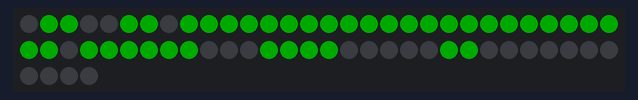
Simulated run of this sketch. Board: Arduino Uno, built with avr-gcc and run on an emulated ATmega328P. Shown: 64 RGB LEDs in strip order, left to right, continuing on the next row. Dim RGB values are drawn brighter than linear.

Above: at 0.1 s.
At 3.1 s:
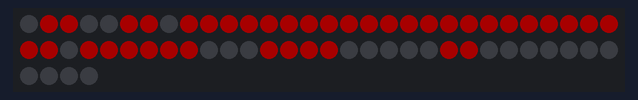
At 6.1 s:
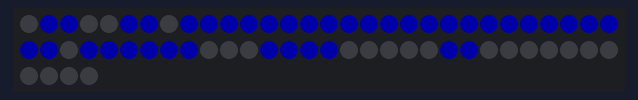

The sketch:

LEDArrayTest01.ino
```cpp
#include <FastLED.h>

constexpr uint8_t MATRIX_PIN = 3;
CRGB leds[64];

const uint8_t heart[8] = {
  0x66, 0xFF, 0xFF, 0xFF, 0x7E, 0x3C, 0x18, 0x00
};
const CRGB colours[3] = {CRGB::Green, CRGB::Red, CRGB::Blue};

void setup() {
  FastLED.addLeds<WS2812B, MATRIX_PIN, GRB>(leds, 64);
  FastLED.setMaxPowerInVoltsAndMilliamps(3.3, 200);
  FastLED.setBrightness(90);
}

void loop() {
  CRGB colour = colours[(millis() / 3000) % 3];

  for (uint8_t y = 0; y < 8; y++) {
    for (uint8_t x = 0; x < 8; x++) {
      int index = y * 8 + ((y & 1) ? 7 - x : x);
      leds[index] = (heart[y] & (0x80 >> x))
                    ? colour : CRGB::Black;
    }
  }

  FastLED.show();
  delay(25);
}
```

Measured:
- by itself, everything shown: repeats every 9.0 s, in 3 steps
- what the display in image 1 shows lasts 3.0 s, from 3.0 s to 6.0 s
